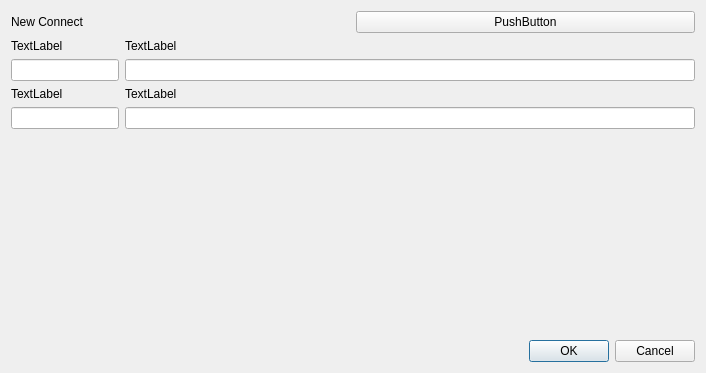
<?xml version="1.0" encoding="UTF-8"?>
<ui version="4.0">
 <class>Form</class>
 <widget class="QWidget" name="Form">
  <property name="geometry">
   <rect>
    <x>0</x>
    <y>0</y>
    <width>706</width>
    <height>373</height>
   </rect>
  </property>
  <property name="windowTitle">
   <string>Form</string>
  </property>
  <layout class="QVBoxLayout" name="verticalLayout_5">
   <item>
    <layout class="QHBoxLayout" name="horizontalLayout">
     <item>
      <widget class="QLabel" name="label">
       <property name="text">
        <string>New Connect</string>
       </property>
      </widget>
     </item>
     <item>
      <widget class="QPushButton" name="pushButton">
       <property name="text">
        <string>PushButton</string>
       </property>
      </widget>
     </item>
    </layout>
   </item>
   <item>
    <layout class="QFormLayout" name="formLayout">
     <item row="0" column="0">
      <layout class="QVBoxLayout" name="verticalLayout">
       <item>
        <widget class="QLabel" name="label_2">
         <property name="text">
          <string>TextLabel</string>
         </property>
        </widget>
       </item>
       <item>
        <widget class="QLineEdit" name="lineEdit"/>
       </item>
      </layout>
     </item>
     <item row="0" column="1">
      <layout class="QVBoxLayout" name="verticalLayout_3">
       <item>
        <widget class="QLabel" name="label_4">
         <property name="text">
          <string>TextLabel</string>
         </property>
        </widget>
       </item>
       <item>
        <widget class="QLineEdit" name="lineEdit_3"/>
       </item>
      </layout>
     </item>
     <item row="1" column="0">
      <layout class="QVBoxLayout" name="verticalLayout_2">
       <item>
        <widget class="QLabel" name="label_3">
         <property name="text">
          <string>TextLabel</string>
         </property>
        </widget>
       </item>
       <item>
        <widget class="QLineEdit" name="lineEdit_2"/>
       </item>
      </layout>
     </item>
     <item row="1" column="1">
      <layout class="QVBoxLayout" name="verticalLayout_4">
       <item>
        <widget class="QLabel" name="label_5">
         <property name="text">
          <string>TextLabel</string>
         </property>
        </widget>
       </item>
       <item>
        <widget class="QLineEdit" name="lineEdit_4"/>
       </item>
      </layout>
     </item>
    </layout>
   </item>
   <item>
    <widget class="QDialogButtonBox" name="buttonBox">
     <property name="standardButtons">
      <set>QDialogButtonBox::Cancel|QDialogButtonBox::Ok</set>
     </property>
    </widget>
   </item>
  </layout>
 </widget>
 <resources/>
 <connections/>
</ui>
